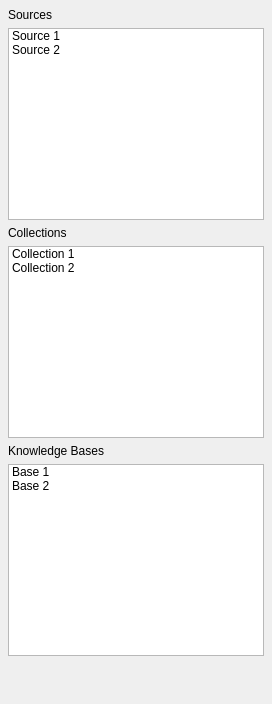
<?xml version="1.0" encoding="UTF-8"?>
<ui version="4.0">
 <class>KnowledgeNavigationPanel</class>
 <widget class="QWidget" name="KnowledgeNavigationPanel">
  <property name="minimumSize">
   <size><width>200</width><height>0</height></size>
  </property>
  <layout class="QVBoxLayout" name="mainLayout">
   <property name="leftMargin"><number>8</number></property>
   <property name="topMargin"><number>8</number></property>
   <property name="rightMargin"><number>8</number></property>
   <property name="bottomMargin"><number>8</number></property>
   <property name="spacing"><number>6</number></property>
   <item>
    <widget class="QLabel" name="sourcesLabel">
     <property name="text"><string>Sources</string></property>
    </widget>
   </item>
   <item>
    <widget class="QListWidget" name="sourceList">
     <item><property name="text"><string>Source 1</string></property></item>
     <item><property name="text"><string>Source 2</string></property></item>
    </widget>
   </item>
   <item>
    <widget class="QLabel" name="collectionsLabel">
     <property name="text"><string>Collections</string></property>
    </widget>
   </item>
   <item>
    <widget class="QListWidget" name="collectionList">
     <item><property name="text"><string>Collection 1</string></property></item>
     <item><property name="text"><string>Collection 2</string></property></item>
    </widget>
   </item>
   <item>
    <widget class="QLabel" name="basesLabel">
     <property name="text"><string>Knowledge Bases</string></property>
    </widget>
   </item>
   <item>
    <widget class="QListWidget" name="baseList">
     <item><property name="text"><string>Base 1</string></property></item>
     <item><property name="text"><string>Base 2</string></property></item>
    </widget>
   </item>
   <item>
    <spacer name="bottomSpacer">
     <property name="orientation"><enum>Qt::Orientation::Vertical</enum></property>
     <property name="sizeHint" stdset="0">
      <size><width>20</width><height>40</height></size>
     </property>
    </spacer>
   </item>
  </layout>
 </widget>
 <layoutdefault spacing="6" margin="11"/>
 <resources/>
 <connections/>
</ui>
